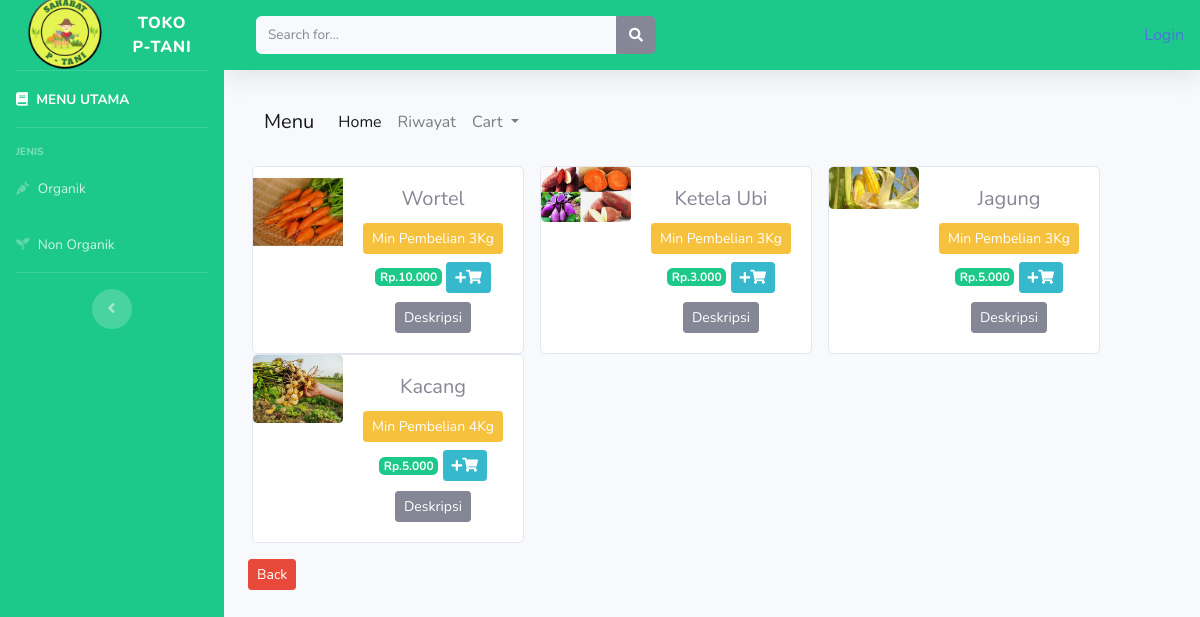
The page /index.php/jenis/non_organik on the database its author committed.
### tables this page shows
CREATE TABLE `tb_barang` (
  `id_brg` int(11) NOT NULL,
  `nama_penjual` varchar(60) NOT NULL,
  `alamat` varchar(200) NOT NULL,
  `telp` varchar(25) NOT NULL,
  `nama_brg` varchar(120) NOT NULL,
  `keterangan` varchar(600) NOT NULL,
  `kategori` varchar(60) NOT NULL,
  `jenis` varchar(60) NOT NULL,
  `harga` int(11) NOT NULL,
  `stok` int(4) NOT NULL,
  `min_pembelian` varchar(40) NOT NULL,
  `no_rek` varchar(100) NOT NULL,
  `waktu_panen` date NOT NULL,
  `gambar` text NOT NULL
);

### application/controllers/Jenis.php (called while the page is built, shortened)
<?php
class Jenis extends CI_Controller{
public function non_organik()
{
	$data['non_organik'] = $this->model_jenis->data_non_organik()->result();
	$this->load->view('templates/header');
	$this->load->view('templates/sidebar');
	$this->load->view('non_organik', $data);
	$this->load->view('templates/footer');
}
}
?>

### index.php (called while the page is built, shortened)
<?php
require_once BASEPATH.'core/CodeIgniter.php';

### application/models/model_jenis.php (called while the page is built, shortened)
<?php
class Model_jenis extends CI_Model{
public function data_non_organik()
{
	return $this->db->get_where('tb_barang', array('jenis' => 'non organik'));
}
 }
?>

### application/views/non_organik.php (the view, shortened to what this page needs)
<div class="container-fluid">
<nav class="navbar navbar-expand-lg navbar-light bg-light">
  <a class="navbar-brand" href="#">Menu</a>
  <div class="collapse navbar-collapse" id="navbarNavDropdown">
    <ul class="navbar-nav">
      <li class="nav-item active">
        <a class="nav-link" href="<?php echo base_url('dashboard1/')?>">Home <span class="sr-only">(current)</span></a>
      </li>
      <li class="nav-item">
        <a class="nav-link" href="<?php echo base_url('riwayat/')?>">Riwayat</a>
      </li>
      <li class="nav-item dropdown">
        <a class="nav-link dropdown-toggle" href="#" id="navbarDropdownMenuLink" role="button" data-toggle="modal" data-target="#cart" aria-haspopup="true" aria-expanded="false">
          Cart
        </a>
      </li>
    </ul>
  </div>
</nav>
 <div class="row text-center mt-3">
    <?php foreach ($non_organik as $brg): ?>
       <div class="card ml-3" style="width: 17rem;">
  <div class="row no-gutters">
    <div class="col-md-4">
      <img src="<?php echo base_url(). '/uploads/'. $brg->gambar?>" class="card-img" alt="...">
    </div>
    <div class="col-md-8">
      <div class="card-body">
        <h5 class="card-title"><?php echo $brg->nama_brg ?></h5>
        <div class="btn btn-sm btn-warning mb-2">Min Pembelian <?php echo $brg->min_pembelian ?>Kg</div>
        <span class="badge badge-success mb-3">Rp.<?php echo number_format($brg->harga, 0,',','.')  ?></span>
         <?php echo anchor('dashboard1/tambah_ke_keranjang/' .$brg->id_brg, '<div class="btn btn-sm btn-info"><i class="fa fa-plus fa-sm"></i><i class="fas fa-shopping-cart" ></i></div>') ?>
         <?php echo anchor('dashboard1/detail/' .$brg->id_brg, '<div class="btn btn-sm btn-secondary">Deskripsi</div>') ?>
      </div>
    </div>
  </div>
</div>
    <?php endforeach; ?>
  </div>
  <?php echo anchor('dashboard1/index/', '<div class="btn btn-sm btn-danger mt-3">Back</div>') ?>
  </div>

### application/views/templates/header.php (shortened to what this page needs)
<!DOCTYPE html>
<html lang="en">
<head>
  <link href="<?php echo base_url() ?>assets/vendor/fontawesome-free/css/all.min.css" rel="stylesheet" type="text/css">
  <link href="<?php echo base_url() ?>assets/css/sb-admin-2.min.css" rel="stylesheet">
<link href="<?php echo base_url() ?>bg.css" rel="stylesheet">
</head>

### application/views/templates/sidebar.php (shortened to what this page needs)
<body id="page-top">
  <div id="wrapper">
    <ul class="navbar-nav bg-success sidebar sidebar-dark accordion" id="accordionSidebar">
      <a class="sidebar-brand d-flex align-items-center justify-content-center" href="index.html">
        <img src="<?php echo base_url('uploads/logoPtani.png')?>" width="100px" height="100px">
        <div class="sidebar-brand-text mx-3">TOKO P-Tani</div>
      </a>
      <li class="nav-item active">
        <a class="nav-link" href="<?php echo base_url('dashboard1/')?>">
          <i class="fas fa-book"></i>
          <span>MENU UTAMA</span></a>
      </li>
      <hr class="sidebar-divider">
      <div class="sidebar-heading">
       JENIS
      </div>
      <li class="nav-item">
        <a class="nav-link" href="<?php echo base_url('jenis/organik/')?>">
          <i class="fas fa-carrot"></i>
          <span>Organik</span></a>
      </li>
      <li class="nav-item">
        <a class="nav-link" href="<?php echo base_url('jenis/non_organik/')?>">
          <i class="fas fa-seedling"></i>
          <span>Non Organik</span></a>
      </li>
      <hr class="sidebar-divider d-none d-md-block">
      <div class="text-center d-none d-md-inline">
        <button class="rounded-circle border-0" id="sidebarToggle"></button>
      </div>
    </ul>
    <div id="content-wrapper" class="d-flex flex-column">
      <div id="content">
        <nav class="navbar navbar-expand navbar-light bg-success topbar mb-4 static-top shadow">
          <form class="d-none d-sm-inline-block form-inline mr-auto ml-md-3 my-2 my-md-0 mw-100 navbar-search">
            <div class="input-group">
              <input type="text" class="form-control bg-light border-0 small" placeholder="Search for..." aria-label="Search" aria-describedby="basic-addon2">
              <div class="input-group-append">
                <button class="btn btn-secondary" type="button">
                  <i class="fas fa-search fa-sm"></i>
                </button>
              </div>
            </div>
          </form>
          <ul class="navbar-nav ml-auto">
            <ul class="na navbar-nav navbar-right">
              <?php if($this->session->userdata('username')) {?>
                <li><div class="btn btn-sm btn-warning btn-lg btn-block"><i class="fas fa-user" ></i> <?php echo $this->session->userdata('username') ?></a></div></li>
                <li class="ml-2"><div class="btn btn-sm btn-danger btn-lg btn-block"><strong><?php echo anchor('auth/logout', 'Logout'); ?></strong></li>
              <?php }else{ ?>
              <li><?php echo anchor('auth/login', 'Login'); ?></li>
            <?php } ?>
            </ul>
          </ul>
        </nav>

### application/views/templates/footer.php (shortened to what this page needs)
</body>
</html>

### application/bg.css (style rules this page uses)
body { background-image: url(uploads/bg.png); }

### rows shown on the page
tb_barang: gambar (picture), nama_brg "Wortel", min_pembelian "3", harga "10.000", id_brg "Deskripsi"
tb_barang: gambar (picture), nama_brg "Ketela Ubi", min_pembelian "3", harga "3.000", id_brg "Deskripsi"
tb_barang: gambar (picture), nama_brg "Jagung", min_pembelian "3", harga "5.000", id_brg "Deskripsi"
tb_barang: gambar (picture), nama_brg "Kacang", min_pembelian "4", harga "5.000", id_brg "Deskripsi"

### other values the page prints
anchor('auth/login', 'Login') "Login"
